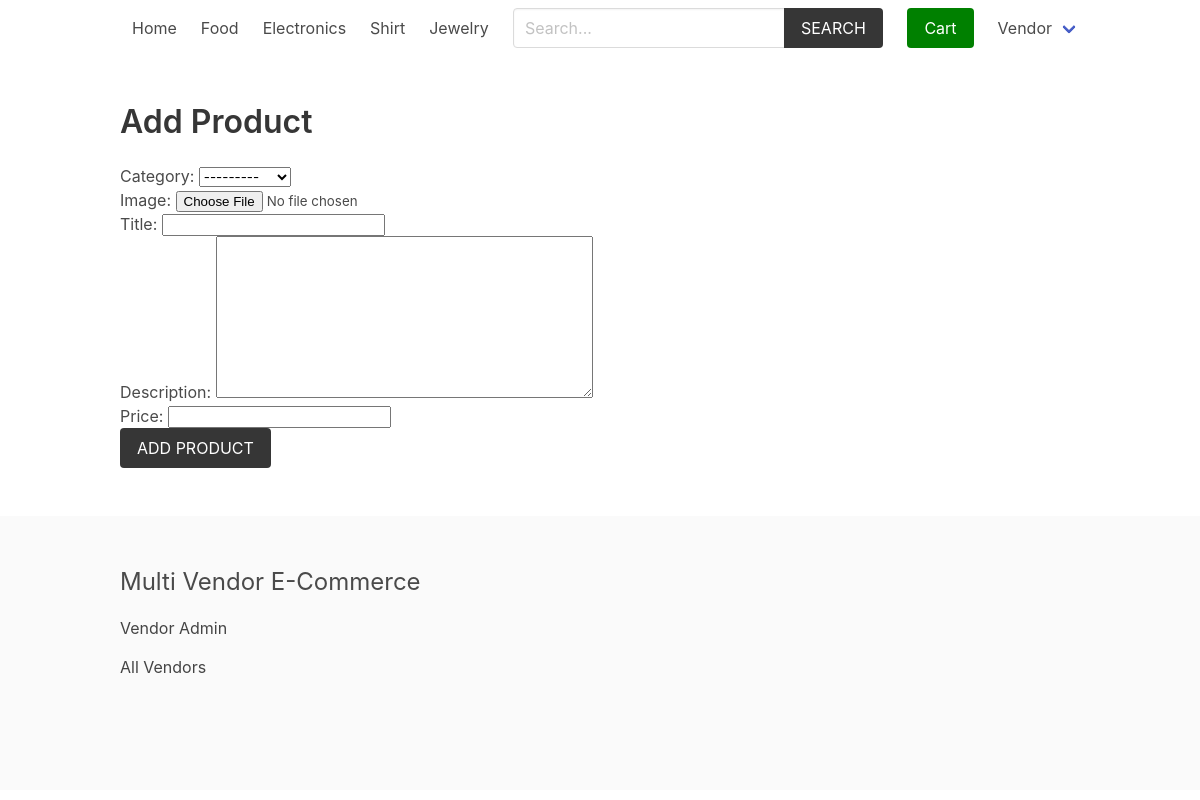
The app's page /vendor/add-product/ (signed in) with its own data.
### product/models.py (models this page shows)
class Category(models.Model):
    title = models.CharField(max_length=50)
    slug = models.SlugField(max_length=55)
    ordering = models.IntegerField(default=0)
    class Meta:
        ordering = ['ordering']
    def __str__(self):
        return self.title

### vendor/models.py (models this page shows, shortened)
class Vendor(models.Model):
    name = models.CharField(max_length=255)
    created_at = models.DateTimeField(auto_now_add=True)
    created_by = models.OneToOneField(User, related_name='vendor', on_delete=models.CASCADE)
    class Meta:
        ordering = ['name']

### vendor/views.py (the view)
# urls.py: path('add-product/', views.add_product, name="add-product"),
@login_required
def add_product(request):
    if request.method == 'POST':
        form = ProductForm(request.POST, request.FILES)
        if form.is_valid():
            product = form.save(commit=False) # Because we have not given vendor yet
            product.vendor = request.user.vendor
            product.slug = slugify(product.title)
            product.save() #finally save
            return redirect('vendor:vendor-admin')
    else:
        form = ProductForm
    return render(request, 'vendor/add_product.html', {'form': form})

### cart/cart.py (called while the page is built)
    def __len__(self):
        return sum(item['quantity'] for item in self.cart.values())

### cart/context_processors.py (called while the page is built)
def cart(request):
    return {'cart': Cart(request)}

### product/context_processors.py (called while the page is built)
def menu_categories(request):
    categories = Category.objects.all()
    return {'categories': categories}

### templates/vendor/add_product.html (shortened to what this page needs)
{% extends 'core/base.html' %}
{% block content %}
    <h1 class="title">Add Product</h1>
    <form method="post" action="" enctype="multipart/form-data">
        {{ form.as_p }}
        <div class="field">
            <div class="control">
                <button class="button is-dark is-uppercase">Add Product</button>
            </div>
        </div>
    </form>
{% endblock content %}

### templates/core/base.html (shortened to what this page needs)
{% load static %}
<!DOCTYPE html>
<html lang="en">
<head>
    <link rel="stylesheet" href="https://cdn.jsdelivr.net/npm/bulma@0.9.2/css/bulma.min.css">
    <link rel="stylesheet" href="{% static 'css/main.css' %}">
</head>
<body>
    <div class="container">
        <nav class="navbar" role="navigation" aria-label="main navigation">
            <div id="navbarBasicExample" class="navbar-menu">
                <div class="navbar-start">
                <a class="navbar-item" href="{% url 'core:home' %}">
                    Home
                </a>
                {% for category in categories %}
                    <a class="navbar-item" href="{% url 'product:category' category.slug %}">
                        {{category.title}}
                    </a>
                {% endfor %}
                </div>
                <div class="navbar-start">
                    <div class="navbar-item">
                        <form method="get" action="{% url 'product:search' %}">
                            <div class="field has-addons">
                                <div class="control">
                                    <input type="search" name="query" id="" class="input" placeholder="Search...">
                                </div>
                                <div class="control">
                                    <button class="button is-dark is-uppercase">Search</button>
                                </div>
                            </div>
                        </form>
                    </div>
                </div>
                <div class="navbar-end">
                <div class="navbar-item">
                    <a href="{% url 'cart:cart' %}" class="button is-warning" style="background-color: green; color:white;">Cart {% if cart %}({{cart|length}}){% endif %}</a>
                </div>
                {% if request.user.is_authenticated %}
                <div class="navbar-item has-dropdown is-hoverable">
                    <a class="navbar-link is-capitalized">
                    {{user.vendor.name}}
                    </a>
                </div>
                {% endif %}
                </div>
            </div>
            </nav>
    </div>
    <section class="section">
        <div class="container">
            {% block content %}{% endblock content %}
        </div>
    </section>
    <footer class="footer">
        <div class="container">
            <h3 class="is-size-4 mb-4">Multi Vendor E-Commerce</h3>
            {% if request.user.is_authenticated %}
                <a href="{% url 'vendor:vendor-admin' %}">Vendor Admin</a>
            {% else %}
                <a href="{% url 'vendor:become-vendor' %}">Become a Vendor</a>
            {% endif %}
            <br>
            <a href="{% url 'vendor:vendors' %}">All Vendors</a>
        </div>
    </footer>
</body>
</html>

### core/static/css/main.css (style rules this page uses)
.footer a { margin-bottom: 15px; display: inline-block; color: #444; }

### records on screen
Category: title "Food"
Category: title "Electronics"
Category: title "Shirt"
Category: title "Jewelry"

### other values on screen
{{ user.vendor.name }} "Vendor"
